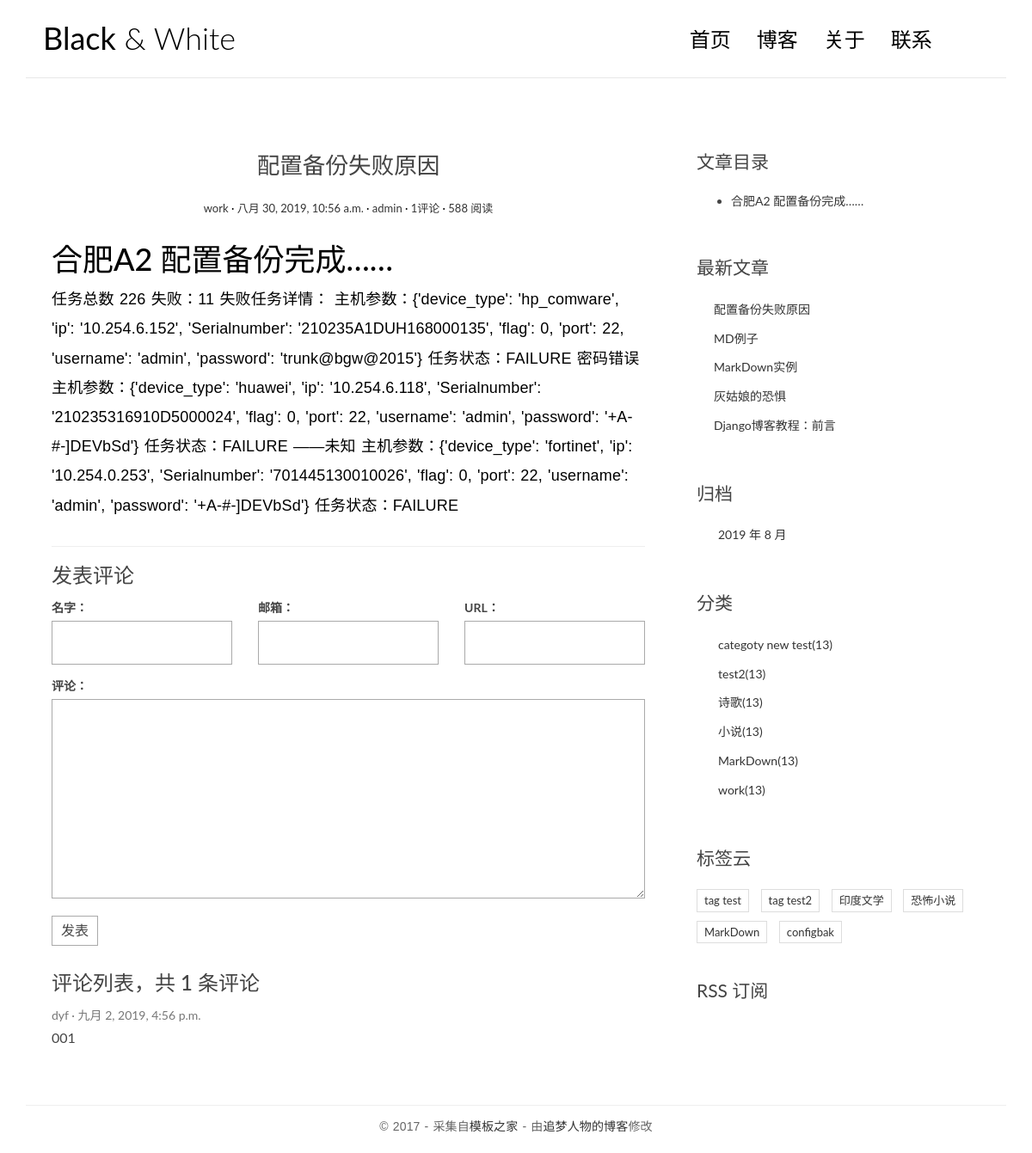
The page /posts/7 on the database as committed earlier.
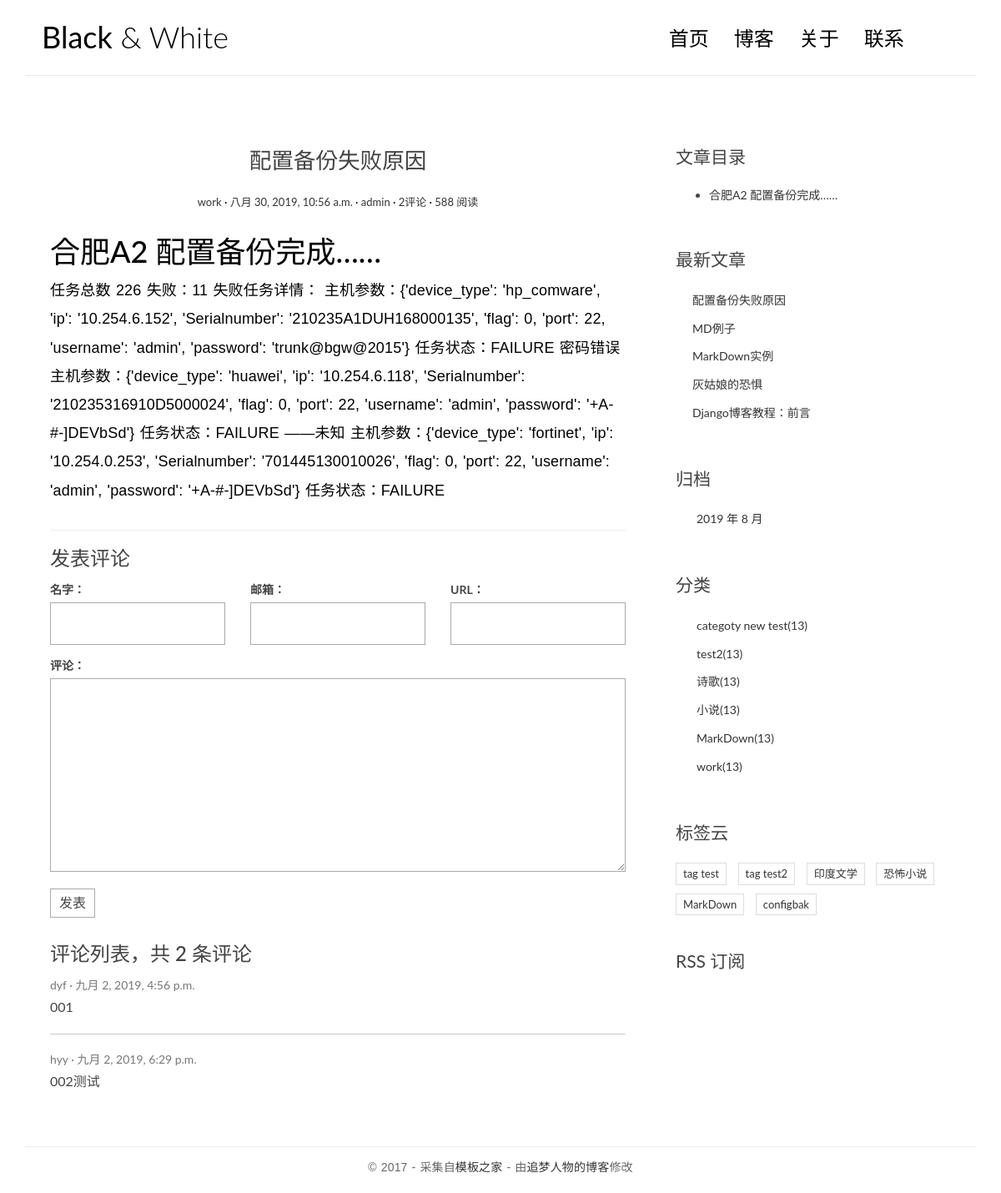
The same page on the database as committed later.
### blog/models.py (models this page shows, shortened)
class Post(models.Model):
    title = models.CharField('标题',max_length=70)
    body = models.TextField('正文',)
    created_time = models.DateTimeField('创建时间',default=timezone.now)
    modified_time = models.DateTimeField('修改时间',)
    excerpt = models.CharField('摘要',max_length=200, blank=True)
    category = models.ForeignKey(Category, verbose_name='分类',on_delete=models.CASCADE)
    tags = models.ManyToManyField(Tag, verbose_name='标签',blank=True)
    author = models.ForeignKey(User,verbose_name='作者', on_delete=models.CASCADE)
    class Meta:
        verbose_name = '文章'
        verbose_name_plural = verbose_name
    def get_absolute_url(self):
        return reverse('blog:detail', kwargs={'pk': self.pk})

class Category(models.Model):
    name = models.CharField(max_length=100)
    class Meta:
        verbose_name = '分类'
        verbose_name_plural = verbose_name

class Tag(models.Model):
    name = models.CharField(max_length=100)
    class Meta:
        verbose_name = '标签'
        verbose_name_plural = verbose_name

### comments/models.py (models this page shows)
@python_2_unicode_compatible
class Comments(models.Model):
    name = models.CharField('名字',max_length=64)
    email = models.EmailField('邮箱',max_length=255)
    url = models.URLField('个人网站',blank=True)
    text = models.TextField('内容')
    created_time = models.DateTimeField('创建时间',auto_now_add=True)
    post = models.ForeignKey(Post,verbose_name='文章',on_delete=models.CASCADE)

### blog/views.py (the view)
# urls.py: path('posts/<int:pk>', views.detail,name='detail'),
def detail(request, pk):
    post = get_object_or_404(Post, pk=pk)
    md = markdown.Markdown(extensions=[
        'markdown.extensions.extra',
        'markdown.extensions.codehilite',
        TocExtension(slugify=slugify),  # 这里我无法显示为中文，原因未知
    ])
    post.body = md.convert(post.body)
    m = re.search(r'<div class="toc">\s*<ul>(.*)</ul>\s*</div>', md.toc, re.S)
    post.toc = m.group(1) if m is not None else ''
    form = CommentForm()
    comment_list = post.comments_set.all()
    return render(request, 'blog/detail.html',locals() )

### comments/forms.py
class CommentForm(forms.ModelForm):
    class Meta:
        model = Comments
        fields = ['name','email','url','text']

### blog/templatetags/blog_extras.py (called while the page is built)
@register.inclusion_tag('blog/inclusions/_recent_posts.html',takes_context=True)
def show_recent_posts(context,num=5):
    return {
        'recent_post_list':Post.objects.all().order_by('-created_time')[:num]
    }

@register.inclusion_tag('blog/inclusions/_archives.html',takes_context=True)
def show_archives(context):
    return {
        'date_list':Post.objects.dates('created_time','month',order='DESC')
    }

@register.inclusion_tag('blog/inclusions/_categories.html',takes_context=True)
def show_categories(context):
    return {
        'category_list':Category.objects.all()
    }

@register.inclusion_tag('blog/inclusions/_tags.html',takes_context=True)
def show_tags(context):
    return {
        'tag_list':Tag.objects.all()
    }

### templates/blog/detail.html (shortened to what this page needs)
{% extends 'base.html' %}
{% block main %}
    <article class="post post-{{ post.pk }}">
        <header class="entry-header">
            <h1 class="entry-title">{{ post.title }}</h1>
            <div class="entry-meta">
                <span class="post-category"><a href="{{ post.get_absolute_url }}">{{ post.category.name }}</a></span>
                <span class="post-date"><a href="#"><time class="entry-date"
                                                          datetime="{{ post.created_time }}">{{ post.created_time }}</time></a></span>
                <span class="post-author"><a href="#">{{ post.author }}</a></span>
                <span class="comments-link"><a href="#">{{ comment_list.count }}评论</a></span>
                <span class="views-count"><a href="#">588 阅读</a></span>
            </div>
        </header>
        <div class="entry-content clearfix">
            {{ post.body | safe }}
        </div>
    </article>
    <section class="comment-area" id="comment-area">
        <hr>
        <h3>发表评论</h3>
        <form action="{% url 'comments:post_comment' post.pk %}" method="post" class="comment-form">
            <div class="row">
                <div class="col-md-4">
                    <label for="{{ form.name.id_for_label }}">名字：</label>
                    {{ form.name }}
                </div>
                <div class="col-md-4">
                    <label for="{{ form.email.id_for_label }}">邮箱：</label>
                    {{ form.email }}
                </div>
                <div class="col-md-4">
                    <label for="{{ form.url.id_for_label }}">URL：</label>
                    {{ form.url }}
                </div>
                <div class="col-md-12">
                    <label for="{{ form.text.id_for_label }}">评论：</label>
                    {{ form.text }}
                    <button type="submit" class="comment-btn">发表</button>
                </div>
            </div>
        </form>
        <div class="comment-list-panel">
            <h3>评论列表，共 <span>{{ comment_list.count }}</span> 条评论</h3>
            <ul class="comment-list list-unstyled">
                {% for comment in comment_list %}
                <li class="comment-item">
                    <span class="nickname">{{ comment.name }}</span>
                    <time class="submit-date" >{{ comment.created_time }}</time>
                    <div class="text">{{ comment.text }}</div>
                </li>
                {% empty %}
                    暂无评论
                {% endfor %}
            </ul>
        </div>
    </section>
{% endblock main %}
{% block toc %}
    {% if post.toc %}
    <div class="widget widget-content">
        <h3 class="widget-title">文章目录</h3>
        <div class="toc">
            <ul>
                {{ post.toc | safe }}
            </ul>
        </div>
    </div>
    {% endif %}
{% endblock toc %}

### templates/base.html (shortened to what this page needs)
{% load static %}
{% load blog_extras %}
<!DOCTYPE html>
<html>
<head>
    <link rel="stylesheet" href="http://code.ionicframework.com/ionicons/2.0.1/css/ionicons.min.css">
    <link rel="stylesheet" href="{% static 'blog/css/bootstrap.min.css' %}">
    <link rel="stylesheet" href="{% static 'blog/css/pace.css' %}">
    <link rel="stylesheet" href="{% static 'blog/css/custom.css' %}">
    <link href="https://cdn.bootcss.com/highlight.js/9.15.8/styles/github.min.css" rel="stylesheet">
</head>
<body>
<div class="container">
    <header id="site-header">
        <div class="row">
            <div class="col-md-4 col-sm-5 col-xs-8">
                <div class="logo">
                    <h1><a href="{% url 'blog:base' %}"><b>Black</b> &amp; White</a></h1>
                </div>
            </div>
            <div class="col-md-8 col-sm-7 col-xs-4">
                <nav class="main-nav" role="navigation">
                    <div class="collapse navbar-collapse" id="bs-example-navbar-collapse-1">
                        <ul class="nav navbar-nav navbar-right">
                            <li class="cl-effect-11"><a href="{% url 'blog:index' %}" data-hover="首页">首页</a></li>
                            <li class="cl-effect-11"><a href="full-width.html" data-hover="博客">博客</a></li>
                            <li class="cl-effect-11"><a href="about.html" data-hover="关于">关于</a></li>
                            <li class="cl-effect-11"><a href="contact.html" data-hover="联系">联系</a></li>
                        </ul>
                    </div>
                </nav>
            </div>
        </div>
    </header>
</div>
<div class="content-body">
    <div class="container">
        <div class="row">
            <main class="col-md-8">
                {% block main %}
                {% endblock main %}
            </main>
            <aside class="col-md-4">
                {% block toc %}
                {% endblock toc %}
                {% show_recent_posts %}
                {% show_archives %}
                {% show_categories %}
                {% show_tags %}
                <div class="rss">
                    <a href=""> RSS 订阅</a>
                </div>
            </aside>
        </div>
    </div>
</div>
<footer id="site-footer">
    <div class="container">
        <div class="row">
            <div class="col-md-12">
                <p class="copyright">&copy 2017 - 采集自<a href="http://www.cssmoban.com/"
                                                        target="_blank" title="模板之家">模板之家</a>
                    - 由<a href="http://zmrenwu.com/" title="网页模板" target="_blank">追梦人物的博客</a>修改
                </p>
            </div>
        </div>
    </div>
</footer>
<body>
</body>
</body>
</html>

### templates/blog/inclusions/_recent_posts.html
<div class="widget widget-recent-posts">
  <h3 class="widget-title">最新文章</h3>
  <ul>
    {% for post in recent_post_list %}
      <li>
        <a href="{{ post.get_absolute_url }}">{{ post.title }}</a>
      </li>
    {% empty %}
      暂无文章！
    {% endfor %}
  </ul>
</div>

### templates/blog/inclusions/_archives.html
<div class="widget widget-archives">
  <h3 class="widget-title">归档</h3>
  <ul>
    {% for date in date_list %}
      <li>
        <a href="{% url 'blog:archives' date.year date.month %}">{{ date.year }} 年 {{ date.month }} 月</a>
      </li>
    {% empty %}
      暂无归档！
    {% endfor %}
  </ul>
</div>

### templates/blog/inclusions/_categories.html
<div class="widget widget-category">
  <h3 class="widget-title">分类</h3>
  <ul>
    {% for category in category_list %}
      <li>
        <a href="{% url 'blog:category' category.pk %}">{{ category.name }}<span class="post-count">(13)</span></a>
      </li>
    {% empty %}
      暂无分类！
    {% endfor %}
  </ul>
</div>

### templates/blog/inclusions/_tags.html
<div class="widget widget-tag-cloud">
  <h3 class="widget-title">标签云</h3>
  <ul>
    {% for tag in tag_list %}
      <li>
        <a href="#">{{ tag.name }}</a>
      </li>
    {% empty %}
      暂无标签！
    {% endfor %}
  </ul>
</div>

### blog/static/blog/css/custom.css (style rules this page uses)
* { outline: none; }
h1, h2, h3, h4, h5, h6 { margin-top: 0; }
b { font-weight: 400; }
a { color: #333; }
body { color: #444; font-family: 'Lato', sans-serif; }
p { font-family: 'Ubuntu', sans-serif; font-weight: 400; word-spacing: 1px; letter-spacing: 0.01em; }
#site-header { background-color: #FFF; padding: 25px 20px; margin-bottom: 40px; border-bottom: 1px solid #e7e7e7; }
.logo h1 a { color: #000; }
.logo h1 { margin: 0; font-family: 'Lato', sans-serif; font-weight: 300; }
.main-nav { margin-top: 11px; max-width: 95%; }
.main-nav a { color: #000000 !important; padding: 0 0 5px 0 !important; margin-right: 30px; font-family: 'Lato', sans-serif; font-weight: 300; font-size: 24px; }
.cl-effect-11 a { padding: 10px 0; color: #0972b4; text-shadow: none; }
.cl-effect-11 a::before { position: absolute; top: 0; left: 0; overflow: hidden; padding: 0 0 5px 0 !important; max-width: 0; border-bottom: 1px solid #000; color: #000; content: attr(data-hover); white-space: nowrap; -webkit-transition: max-width 0.5s; -moz-transition: max-width 0.5s; transition: max-width 0.5s; }
.content-body { padding-bottom: 4em; }
.post { background: #fff; padding: 30px 30px 0; }
.entry-title { text-align: center; font-size: 1.9em; margin-bottom: 20px; line-height: 1.6; padding: 10px 20px 0; }
.entry-meta { text-align: center; color: #DDDDDD; font-size: 13px; margin-bottom: 30px; }
.entry-content { font-size: 18px; line-height: 1.9; font-weight: 300; color: #000; }
.post-category::after, .post-date::after, .post-author::after, .comments-link::after { content: ' ·'; color: #000; }
.widget { background: #fff; padding: 30px 0 0; }
.widget-title { font-size: 1.5em; margin-bottom: 20px; line-height: 1.6; padding: 10px 0 0; font-weight: 400; }
.widget-recent-posts ul { padding: 0; margin: 0; padding-left: 20px; }
.widget-recent-posts ul li { list-style-type: none; position: relative; line-height: 170%; margin-bottom: 10px; }
.widget-recent-posts ul li::before { content: '\f3d3'; font-family: "Ionicons"; position: absolute; left: -17px; top: 3px; font-size: 16px; color: #000; }
.widget-archives ul { padding: 0; margin: 0; padding-left: 25px; }
.widget-archives ul li { list-style-type: none; position: relative; line-height: 170%; margin-bottom: 10px; }
.widget-archives ul li::before { content: '\f3f3'; font-family: "Ionicons"; position: absolute; left: -25px; top: 1px; font-size: 16px; color: #000; }
.widget-category ul { padding: 0; margin: 0; padding-left: 25px; }
.widget-category ul li { list-style-type: none; position: relative; line-height: 170%; margin-bottom: 10px; }
.widget-category ul li::before { content: '\f3fe'; font-family: "Ionicons"; position: absolute; left: -25px; top: 1px; font-size: 18px; color: #000; }
.widget-tag-cloud ul { padding: 0; margin: 0; margin-right: -10px; }
.widget-tag-cloud ul li { list-style-type: none; font-size: 13px; display: inline-block; margin-right: 10px; margin-bottom: 10px; padding: 3px 8px; border: 1px solid #ddd; }
.widget-content ul li { margin-bottom: 10px; }
.rss { font-size: 21px; margin-top: 30px; }
.rss a { color: #444; }
#site-footer { padding-top: 10px; padding: 0 0 1.5em 0; }
.copyright { text-align: center; padding-top: 1em; margin: 0; border-top: 1px solid #eee; color: #666; }
.contact-form input, .comment-form input { border: 1px solid #aaa; margin-bottom: 15px; width: 100%; padding: 15px 15px; font-size: 16px; line-height: 100%; transition: 0.4s border-color linear; }
.contact-form textarea, .comment-form textarea { border: 1px solid #aaa; margin-bottom: 15px; width: 100%; padding: 15px 15px; font-size: 16px; line-height: 20px !important; min-height: 183px; transition: 0.4s border-color linear; }
.comment-area { padding: 0 30px 0; }
.comment-form { margin-top: 15px; }
.comment-form .comment-btn { background-color: #fff; border: 1px solid #aaa; font-size: 16px; padding: 5px 10px; }
.comment-list-panel { margin-top: 30px; }
.comment-list { margin-top: 15px; }
.comment-item:not(:last-child) { border-bottom: 1px #ccc solid; margin-bottom: 20px; padding-bottom: 20px; }
.comment-item .nickname, .comment-item .submit-date { color: #777; font-size: 14px; }
.comment-item .nickname:after { content: ' ·'; }
.comment-item .text { padding-top: 5px; font-size: 16px; }

Rows that differ between the two databases and show on the page:
computed for Post "配置备份失败原因": count "1" → "2"
added Comments: name "hyy", created_time "九月 2, 2019, 6:29 p.m.", text "002测试"
Other text that changed with them:
{{ comment_list.count }}: "1" → "2"
